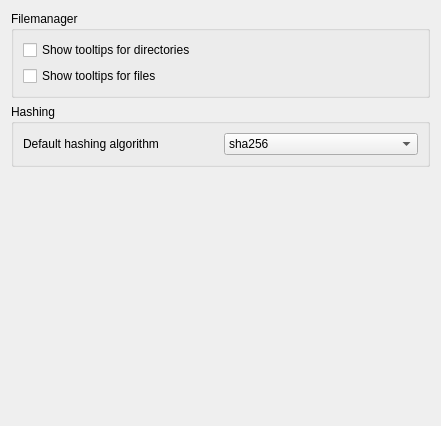
<?xml version="1.0" encoding="UTF-8"?>
<ui version="4.0">
 <class>SettingsForm</class>
 <widget class="QWidget" name="SettingsForm">
  <property name="geometry">
   <rect>
    <x>0</x>
    <y>0</y>
    <width>441</width>
    <height>426</height>
   </rect>
  </property>
  <property name="windowTitle">
   <string>Form</string>
  </property>
  <layout class="QGridLayout" name="gridLayout_2">
   <item row="1" column="0">
    <layout class="QVBoxLayout" name="verticalLayout">
     <item>
      <widget class="QGroupBox" name="groupBox">
       <property name="title">
        <string>Filemanager</string>
       </property>
       <layout class="QGridLayout" name="gridLayout_3">
        <item row="0" column="0">
         <layout class="QGridLayout" name="gridLayout">
          <item row="0" column="0">
           <widget class="QCheckBox" name="mfsDirTooltips">
            <property name="toolTip">
             <string>&lt;html&gt;&lt;head/&gt;&lt;body&gt;&lt;p&gt;Show tooltips for folders in the MFS&lt;/p&gt;&lt;/body&gt;&lt;/html&gt;</string>
            </property>
            <property name="text">
             <string>Show tooltips for directories</string>
            </property>
           </widget>
          </item>
          <item row="1" column="0">
           <widget class="QCheckBox" name="mfsFileTooltips">
            <property name="toolTip">
             <string>&lt;html&gt;&lt;head/&gt;&lt;body&gt;&lt;p&gt;Show tooltips for files in the MFS&lt;/p&gt;&lt;/body&gt;&lt;/html&gt;</string>
            </property>
            <property name="text">
             <string>Show tooltips for files</string>
            </property>
           </widget>
          </item>
         </layout>
        </item>
       </layout>
      </widget>
     </item>
    </layout>
   </item>
   <item row="3" column="0">
    <spacer name="verticalSpacer">
     <property name="orientation">
      <enum>Qt::Vertical</enum>
     </property>
     <property name="sizeHint" stdset="0">
      <size>
       <width>20</width>
       <height>40</height>
      </size>
     </property>
    </spacer>
   </item>
   <item row="2" column="0">
    <widget class="QGroupBox" name="groupBox_2">
     <property name="enabled">
      <bool>true</bool>
     </property>
     <property name="title">
      <string>Hashing</string>
     </property>
     <layout class="QGridLayout" name="gridLayout_5">
      <item row="0" column="0">
       <layout class="QGridLayout" name="gridLayout_4">
        <item row="0" column="0">
         <widget class="QLabel" name="label">
          <property name="text">
           <string>Default hashing algorithm</string>
          </property>
         </widget>
        </item>
        <item row="0" column="1">
         <widget class="QComboBox" name="defaultHashingAlgo">
          <item>
           <property name="text">
            <string>sha256</string>
           </property>
          </item>
         </widget>
        </item>
       </layout>
      </item>
     </layout>
    </widget>
   </item>
  </layout>
 </widget>
 <resources/>
 <connections/>
</ui>
